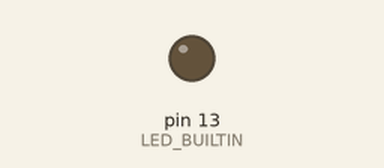
Recording of a sketch running on a simulated Arduino Uno, built with avr-gcc and run on an emulated ATmega328P. Parts: output pins drawn as LEDs (lit = HIGH). What the sketch prints to the serial monitor is not drawn.

Above: at 0.5 s.
At 3.5 s:
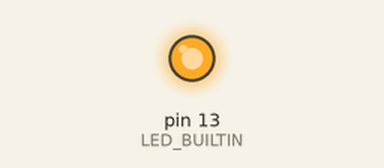
Timing chart, 0 to 8.5 s (numbered marks = the images above):
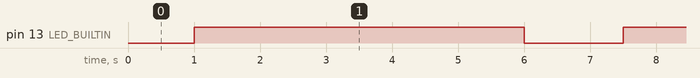

The sketch:

HelloWorld.ino
```cpp
// #define LED_BUILTIN 2

/*
  Hello World
  A "Hello, World!" program generally is a computer program that
	outputs or displays the message "Hello, World!".
	Such a program is very simple in most programming languages,
	and is often used to illustrate the basic syntax of a programming language.
	It is often the first program written by people learning to code
*/

void setup() {
//initialize serial communications at 9600 baud rate
Serial.begin(9600);
pinMode(LED_BUILTIN, OUTPUT);
}

void loop(){
//send 'Hello, world!' over the serial port
Serial.println("Hello, world!");
//wait 100 milliseconds so we don't drive ourselves crazy
delay(1000);
digitalWrite(LED_BUILTIN, HIGH);
delay(5000);
digitalWrite(LED_BUILTIN, LOW);
delay(500);
}
```

Measured:
- by itself, pin 13 (LED_BUILTIN): alternates HIGH for 5.0 s and LOW for 1.5 s
